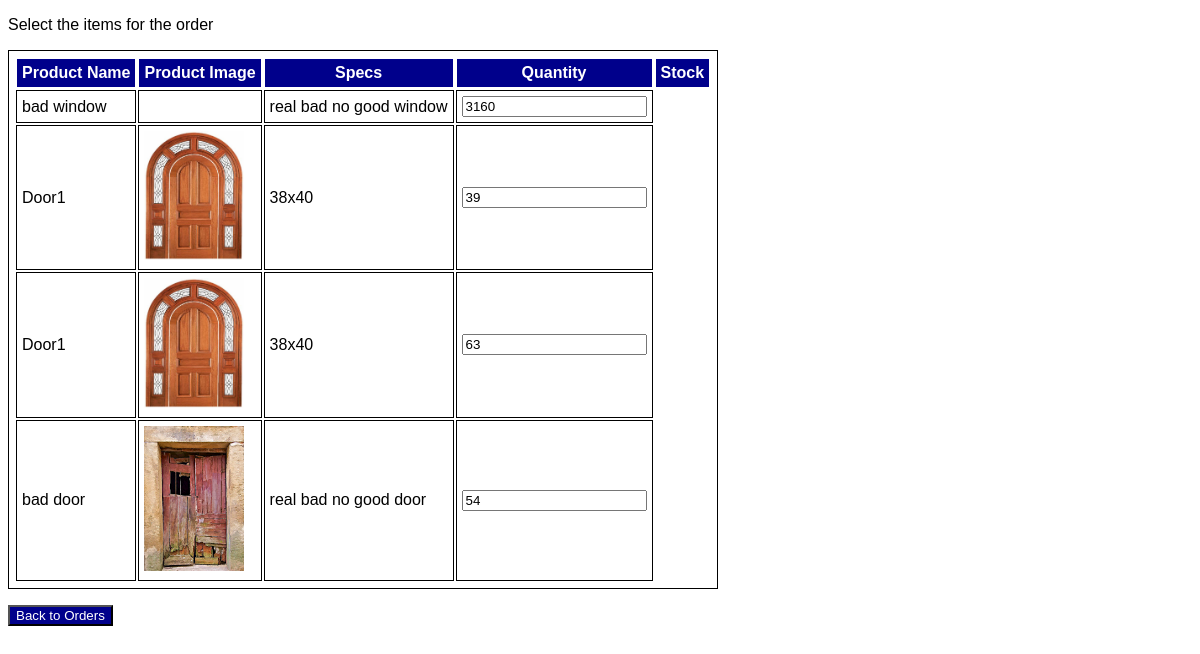
Screenshot of /products (signed in) with the database file from the repository.
### app/models.py (models this page shows)
class Item(db.Model):  # items are doors and windows our company sells
    __tablename__ = 'catalog'  # TODO: tentative, can be named "items" instead but catalog fits our UML model
    sku = db.Column(db.String, primary_key=True)
    product_name = db.Column(db.String)
    price = db.Column(db.Float)
    order_number = db.Column(db.String)
    product_image = db.Column(db.String)
    product_code = db.Column(db.String)
    stock = db.Column(db.Integer)
    quantity_in_order = db.Column(db.Integer)
    specs = db.Column(db.String)

### app/routes.py (the view)
@app.route('/products')
@login_required
def products():
    return render_template("products.html", user=current_user, products=db.session.query(Item))

### app/__init__.py (called while the page is built)
@login_manager.user_loader
def load_user(id):
    try:
        return db.session.query(User).filter(User.id==id).one()
    except:
        return None

### templates/products.html (shortened to what this page needs)
{% extends 'base.html' %}
{% block main %}
    <p>Select the items for the order</p>
    <form action="" method="POST" novalidate enctype="multipart/form-data">
        <table>
        <tr>
            <th>Product Name</th>
            <th>Product Image</th>
            <th>Specs</th>
            <th>Quantity</th>
            <th>Stock</th>
        </tr>
        {% for item in products %}
            <tr>
                <td class="wrap-text"> {{ item.product_name }}</td>
                <td><img src="static/images/{{item.product_image}}" alt="{{ item.name }}" width="100" /></td>
                <td class="wrap-text"> {{ item.specs }} </td>
                <td><input type="text" readonly value="{{ item.stock }}"></td>
            </tr>
        {% endfor %}
    </table>
    </form>
    <p />
    <button type="button" class="button" onclick=simple_action("{{ url_for('admin_all_orders') }}")>Back to Orders</button>
{% endblock %}

### templates/base.html (shortened to what this page needs)
<!DOCTYPE html>
<html lang="en">
<head>
    <link rel="stylesheet"  type="text/css" href="{{ url_for('.static', filename='style.css')}} ">
</head>
<body>
{% block main %}
{% endblock %}
</body>
</html>

### static/style.css (style rules this page uses)
body { font-family: Arial, Helvetica, sans-serif; font-size: medium; }
table, th, td { border: 1px solid; padding: 5px }
th { background-color: darkblue; color: white }
.button { background-color: darkblue; color: white; }

### rows the page displays
Item: product_name "bad window", specs "real bad no good window", stock "3160"
Item: product_name "Door1", product_image (picture), specs "38x40", stock "39"
Item: product_name "Door1", product_image (picture), specs "38x40", stock "63"
Item: product_name "bad door", product_image (picture), specs "real bad no good door", stock "54"
